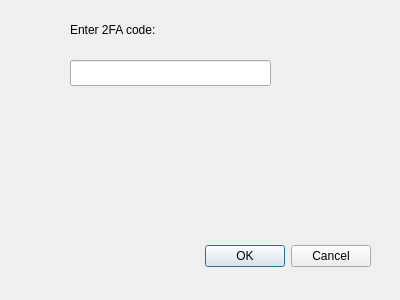
<?xml version="1.0" encoding="UTF-8"?>
<ui version="4.0">
 <class>Subwindow</class>
 <widget class="QDialog" name="Subwindow">
  <property name="geometry">
   <rect>
    <x>0</x>
    <y>0</y>
    <width>400</width>
    <height>300</height>
   </rect>
  </property>
  <property name="windowTitle">
   <string>Dialog</string>
  </property>
  <widget class="QDialogButtonBox" name="buttonBox">
   <property name="geometry">
    <rect>
     <x>30</x>
     <y>240</y>
     <width>341</width>
     <height>32</height>
    </rect>
   </property>
   <property name="orientation">
    <enum>Qt::Horizontal</enum>
   </property>
   <property name="standardButtons">
    <set>QDialogButtonBox::Cancel|QDialogButtonBox::Ok</set>
   </property>
  </widget>
  <widget class="QLineEdit" name="lineEdit">
   <property name="geometry">
    <rect>
     <x>70</x>
     <y>60</y>
     <width>201</width>
     <height>26</height>
    </rect>
   </property>
  </widget>
  <widget class="QLabel" name="label">
   <property name="geometry">
    <rect>
     <x>70</x>
     <y>20</y>
     <width>111</width>
     <height>20</height>
    </rect>
   </property>
   <property name="text">
    <string>Enter 2FA code:</string>
   </property>
  </widget>
 </widget>
 <resources/>
 <connections>
  <connection>
   <sender>buttonBox</sender>
   <signal>accepted()</signal>
   <receiver>Subwindow</receiver>
   <slot>accept()</slot>
   <hints>
    <hint type="sourcelabel">
     <x>248</x>
     <y>254</y>
    </hint>
    <hint type="destinationlabel">
     <x>157</x>
     <y>274</y>
    </hint>
   </hints>
  </connection>
  <connection>
   <sender>buttonBox</sender>
   <signal>rejected()</signal>
   <receiver>Subwindow</receiver>
   <slot>reject()</slot>
   <hints>
    <hint type="sourcelabel">
     <x>316</x>
     <y>260</y>
    </hint>
    <hint type="destinationlabel">
     <x>286</x>
     <y>274</y>
    </hint>
   </hints>
  </connection>
 </connections>
</ui>
